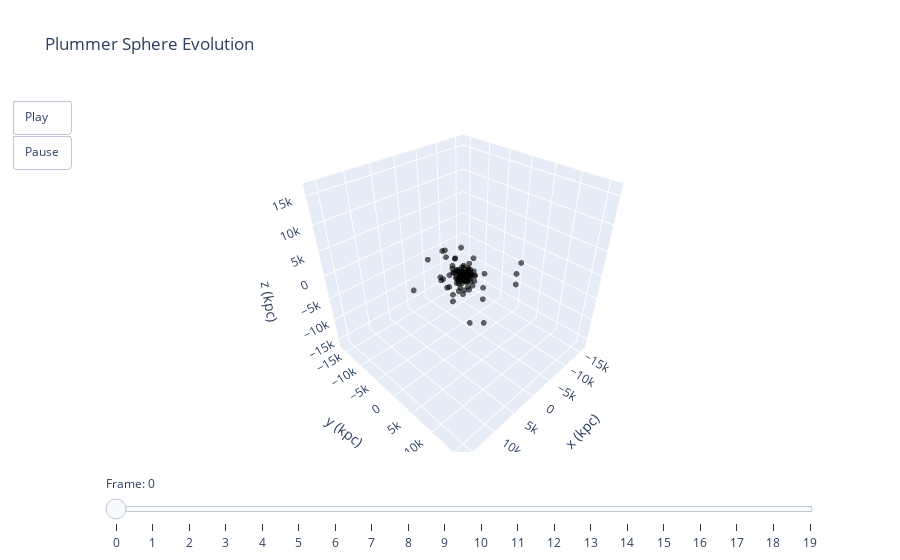

Source (notebook cell):
### Code cell
import plotly.graph_objects as go

# Get snapshots at regular intervals
n_frames = 20
frame_indices = np.linspace(0, len(sim.time) - 1, n_frames, dtype=int)

# Sample every nth particle
particle_step = 10

# Determine axis limits from all frames
all_coords = []
for idx in frame_indices:
    #snap = sim.pyn_snap(timestep=idx)
    all_coords.extend(sim.x(idx)[::particle_step].value)
    all_coords.extend(sim.y(idx)[::particle_step].value)
    all_coords.extend(sim.z(idx)[::particle_step].value)
max_range = max(abs(min(all_coords)), abs(max(all_coords))) * 0.05

# Create frames for animation
frames = []
for i, idx in enumerate(frame_indices):
    #snap = sim.pyn_snap(timestep=idx)
    x = sim.x(idx)[::particle_step].value
    y = sim.y(idx)[::particle_step].value
    z = sim.z(idx)[::particle_step].value
    
    frames.append(go.Frame(
        data=[go.Scatter3d(
            x=x, y=y, z=z,
            mode='markers',
            marker=dict(size=2, color='black', opacity=0.6)
        )],
        name=str(i)
    ))

# Initial data
# snap_init = sim.pyn_snap(timestep=0)
x0 = sim.x(0)[::particle_step].value
y0 = sim.y(0)[::particle_step].value
z0 = sim.z(0)[::particle_step].value

# Create figure
fig = go.Figure(
    data=[go.Scatter3d(
        x=x0, y=y0, z=z0,
        mode='markers',
        marker=dict(size=2, color='black', opacity=0.6)
    )],
    layout=go.Layout(
        title='Plummer Sphere Evolution',
        scene=dict(
            xaxis_title='x (kpc)',
            yaxis_title='y (kpc)',
            zaxis_title='z (kpc)',
            xaxis=dict(range=[-max_range, max_range]),
            yaxis=dict(range=[-max_range, max_range]),
            zaxis=dict(range=[-max_range, max_range]),
            aspectmode='cube'
        ),
        updatemenus=[dict(
            type='buttons',
            showactive=False,
            buttons=[
                dict(label='Play',
                     method='animate',
                     args=[None, dict(frame=dict(duration=100, redraw=True),
                                      fromcurrent=True, mode='immediate')]),
                dict(label='Pause',
                     method='animate',
                     args=[[None], dict(frame=dict(duration=0, redraw=False),
                                        mode='immediate')])
            ]
        )],
        sliders=[dict(
            steps=[dict(method='animate',
                        args=[[str(i)], dict(mode='immediate',
                                             frame=dict(duration=100, redraw=True))],
                        label=str(i)) for i in range(len(frames))],
            active=0,
            transition=dict(duration=0),
            currentvalue=dict(prefix='Frame: ')
        )]
    ),
    frames=frames
)

fig.show()

### Figure 1 — Plotly figure (JSON) as saved in the notebook; plotly's stock layout.template omitted (floating-point values rounded to 4 significant figures; data arrays with more than 128 entries replaced by an {"elided": "..."} marker saying what was removed)
{"data": [{"marker": {"color": "black", "opacity": 0.6, "size": 2}, "mode": "markers", "type": "scatter3d", "x": {"elided": "500 float values"}, "y": {"elided": "500 float values"}, "z": {"elided": "500 float values"}}], "layout": {"scene": {"aspectmode": "cube", "xaxis": {"range": [-17030.0, 17030.0], "title": {"text": "x (kpc)"}}, "yaxis": {"range": [-17030.0, 17030.0], "title": {"text": "y (kpc)"}}, "zaxis": {"range": [-17030.0, 17030.0], "title": {"text": "z (kpc)"}}}, "sliders": [{"active": 0, "currentvalue": {"prefix": "Frame: "}, "steps": [{"args": [["0"], {"frame": {"duration": 100, "redraw": true}, "mode": "immediate"}], "label": "0", "method": "animate"}, {"args": [["1"], {"frame": {"duration": 100, "redraw": true}, "mode": "immediate"}], "label": "1", "method": "animate"}, {"args": [["2"], {"frame": {"duration": 100, "redraw": true}, "mode": "immediate"}], "label": "2", "method": "animate"}, {"args": [["3"], {"frame": {"duration": 100, "redraw": true}, "mode": "immediate"}], "label": "3", "method": "animate"}, {"args": [["4"], {"frame": {"duration": 100, "redraw": true}, "mode": "immediate"}], "label": "4", "method": "animate"}, {"args": [["5"], {"frame": {"duration": 100, "redraw": true}, "mode": "immediate"}], "label": "5", "method": "animate"}, {"args": [["6"], {"frame": {"duration": 100, "redraw": true}, "mode": "immediate"}], "label": "6", "method": "animate"}, {"args": [["7"], {"frame": {"duration": 100, "redraw": true}, "mode": "immediate"}], "label": "7", "method": "animate"}, {"args": [["8"], {"frame": {"duration": 100, "redraw": true}, "mode": "immediate"}], "label": "8", "method": "animate"}, {"args": [["9"], {"frame": {"duration": 100, "redraw": true}, "mode": "immediate"}], "label": "9", "method": "animate"}, {"args": [["10"], {"frame": {"duration": 100, "redraw": true}, "mode": "immediate"}], "label": "10", "method": "animate"}, {"args": [["11"], {"frame": {"duration": 100, "redraw": true}, "mode": "immediate"}], "label": "11", "method": "animate"}, {"args": [["12"], {"frame": {"duration": 100, "redraw": true}, "mode": "immediate"}], "label": "12", "method": "animate"}, {"args": [["13"], {"frame": {"duration": 100, "redraw": true}, "mode": "immediate"}], "label": "13", "method": "animate"}, {"args": [["14"], {"frame": {"duration": 100, "redraw": true}, "mode": "immediate"}], "label": "14", "method": "animate"}, {"args": [["15"], {"frame": {"duration": 100, "redraw": true}, "mode": "immediate"}], "label": "15", "method": "animate"}, {"args": [["16"], {"frame": {"duration": 100, "redraw": true}, "mode": "immediate"}], "label": "16", "method": "animate"}, {"args": [["17"], {"frame": {"duration": 100, "redraw": true}, "mode": "immediate"}], "label": "17", "method": "animate"}, {"args": [["18"], {"frame": {"duration": 100, "redraw": true}, "mode": "immediate"}], "label": "18", "method": "animate"}, {"args": [["19"], {"frame": {"duration": 100, "redraw": true}, "mode": "immediate"}], "label": "19", "method": "animate"}], "transition": {"duration": 0}}], "title": {"text": "Plummer Sphere Evolution"}, "updatemenus": [{"buttons": [{"args": [null, {"frame": {"duration": 100, "redraw": true}, "fromcurrent": true, "mode": "immediate"}], "label": "Play", "method": "animate"}, {"args": [[null], {"frame": {"duration": 0, "redraw": false}, "mode": "immediate"}], "label": "Pause", "method": "animate"}], "showactive": false, "type": "buttons"}]}}
